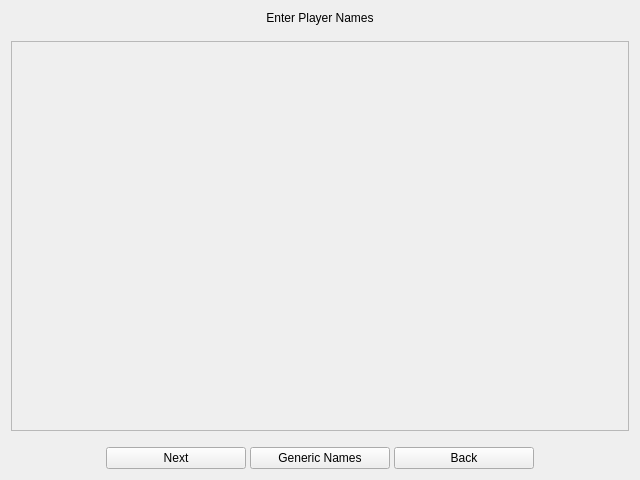
<?xml version="1.0" encoding="UTF-8"?>
<ui version="4.0">
 <class>NamesPage</class>
 <widget class="QWidget" name="NamesPage">
  <property name="geometry">
   <rect>
    <x>0</x>
    <y>0</y>
    <width>640</width>
    <height>480</height>
   </rect>
  </property>
  <layout class="QVBoxLayout" name="mainLayout">
   <property name="spacing">
    <number>16</number>
   </property>
   <item>
    <widget class="QLabel" name="title_label">
     <property name="text">
      <string>Enter Player Names</string>
     </property>
     <property name="alignment">
      <set>Qt::AlignCenter</set>
     </property>
    </widget>
   </item>
   <item>
    <widget class="QScrollArea" name="names_scroll">
     <property name="widgetResizable">
      <bool>true</bool>
     </property>
     <widget class="QWidget" name="names_container">
      <layout class="QVBoxLayout" name="names_layout">
       <property name="spacing">
        <number>8</number>
       </property>
      </layout>
     </widget>
    </widget>
   </item>
   <item>
    <layout class="QHBoxLayout" name="buttonLayout">
     <property name="spacing">
      <number>4</number>
     </property>
     <item>
      <spacer name="buttonsLeftSpacer">
       <property name="orientation">
        <enum>Qt::Horizontal</enum>
       </property>
       <property name="sizeType">
        <enum>QSizePolicy::Expanding</enum>
       </property>
       <property name="sizeHint" stdset="0">
        <size>
         <width>40</width>
         <height>20</height>
        </size>
       </property>
      </spacer>
     </item>
     <item>
      <widget class="QPushButton" name="generate_button">
       <property name="minimumSize">
        <size>
         <width>140</width>
         <height>0</height>
        </size>
       </property>
       <property name="maximumSize">
        <size>
         <width>140</width>
         <height>16777215</height>
        </size>
       </property>
       <property name="text">
        <string>Next</string>
       </property>
      </widget>
     </item>
     <item>
      <widget class="QPushButton" name="fill_button">
       <property name="minimumSize">
        <size>
         <width>140</width>
         <height>0</height>
        </size>
       </property>
       <property name="maximumSize">
        <size>
         <width>140</width>
         <height>16777215</height>
        </size>
       </property>
       <property name="text">
        <string>Generic Names</string>
       </property>
      </widget>
     </item>
     <item>
      <widget class="QPushButton" name="back_button">
       <property name="minimumSize">
        <size>
         <width>140</width>
         <height>0</height>
        </size>
       </property>
       <property name="maximumSize">
        <size>
         <width>140</width>
         <height>16777215</height>
        </size>
       </property>
       <property name="text">
        <string>Back</string>
       </property>
      </widget>
     </item>
     <item>
      <spacer name="buttonsRightSpacer">
       <property name="orientation">
        <enum>Qt::Horizontal</enum>
       </property>
       <property name="sizeType">
        <enum>QSizePolicy::Expanding</enum>
       </property>
       <property name="sizeHint" stdset="0">
        <size>
         <width>40</width>
         <height>20</height>
        </size>
       </property>
      </spacer>
     </item>
    </layout>
   </item>
  </layout>
 </widget>
 <resources/>
 <connections/>
</ui>
